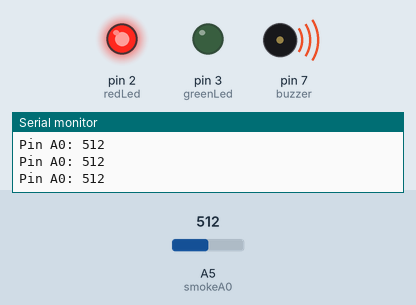
The sketch below on a simulated Arduino Uno, built with avr-gcc and run on an emulated ATmega328P. Shown: output pins drawn as LEDs (lit = HIGH), buzzer (waves = sounding), the last lines printed to the serial monitor. The test bench sets the inputs (shaded band); at power-on: A5 (smokeA0) = 512.

Above: at 1.2 s.
1.3 s: A5 (smokeA0) set to 28
2.8 s: A5 (smokeA0) set to 23
At 3.6 s:
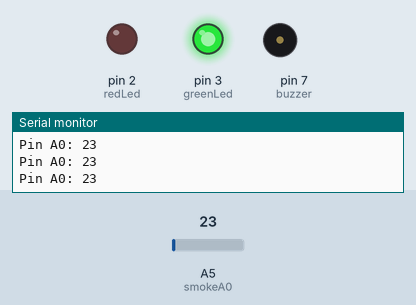
4.3 s: A5 (smokeA0) set to 122
At 4.9 s:
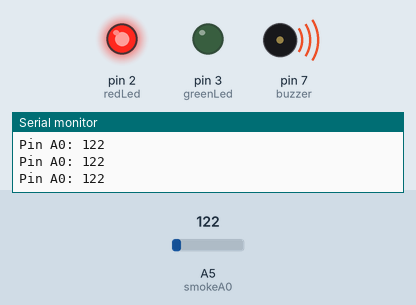
5.8 s: A5 (smokeA0) set to 15
At 6.3 s:
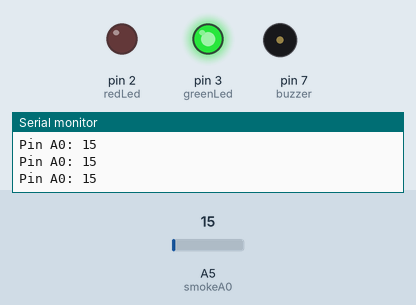
Timing chart, 0 to 8.3 s (numbered marks = the images above; inputs shaded):
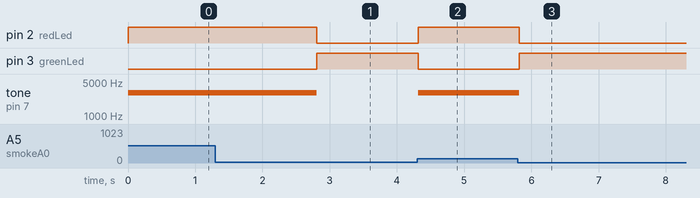

Measured:
- the behaviour switches between 26 and 25 on A5 (smokeA0) (found by bisection; images 0 and 1)
- after the input at 2.8 s, pin 2 (redLed): HIGH → LOW at once; pin 3 (greenLed): LOW → HIGH at once; tone on pin 7 (buzzer): 3000 Hz → silent at once
- after the input at 4.3 s, pin 2 (redLed): LOW → HIGH at once; pin 3 (greenLed): HIGH → LOW at once; tone on pin 7 (buzzer): silent → 3000 Hz at once
- after the input at 5.8 s, pin 2 (redLed): HIGH → LOW at once; pin 3 (greenLed): LOW → HIGH at once; tone on pin 7 (buzzer): 3000 Hz → silent at once

The sketch:

Gas_leakege_Detection.ino
```cpp
int redLed = 2;
int greenLed = 3;
int buzzer = 7;
int smokeA0 = A5;
// Your threshold value
int sensorThres = 25;

void setup() {
  pinMode(redLed, OUTPUT);
  pinMode(greenLed, OUTPUT);
  pinMode(buzzer, OUTPUT);
  pinMode(smokeA0, INPUT);
  Serial.begin(9600);
}

void loop() {
  int analogSensor = analogRead(smokeA0);

  Serial.print("Pin A0: ");
  Serial.println(analogSensor);
  // Checks if it has reached the threshold value
  if (analogSensor > sensorThres)
  {
    digitalWrite(redLed, HIGH);
    digitalWrite(greenLed, LOW);
    tone(buzzer, 3000, 300);
  }
  else
  {
    digitalWrite(redLed, LOW);
    digitalWrite(greenLed, HIGH);
    noTone(buzzer);
  }
  delay(100);
}
```
